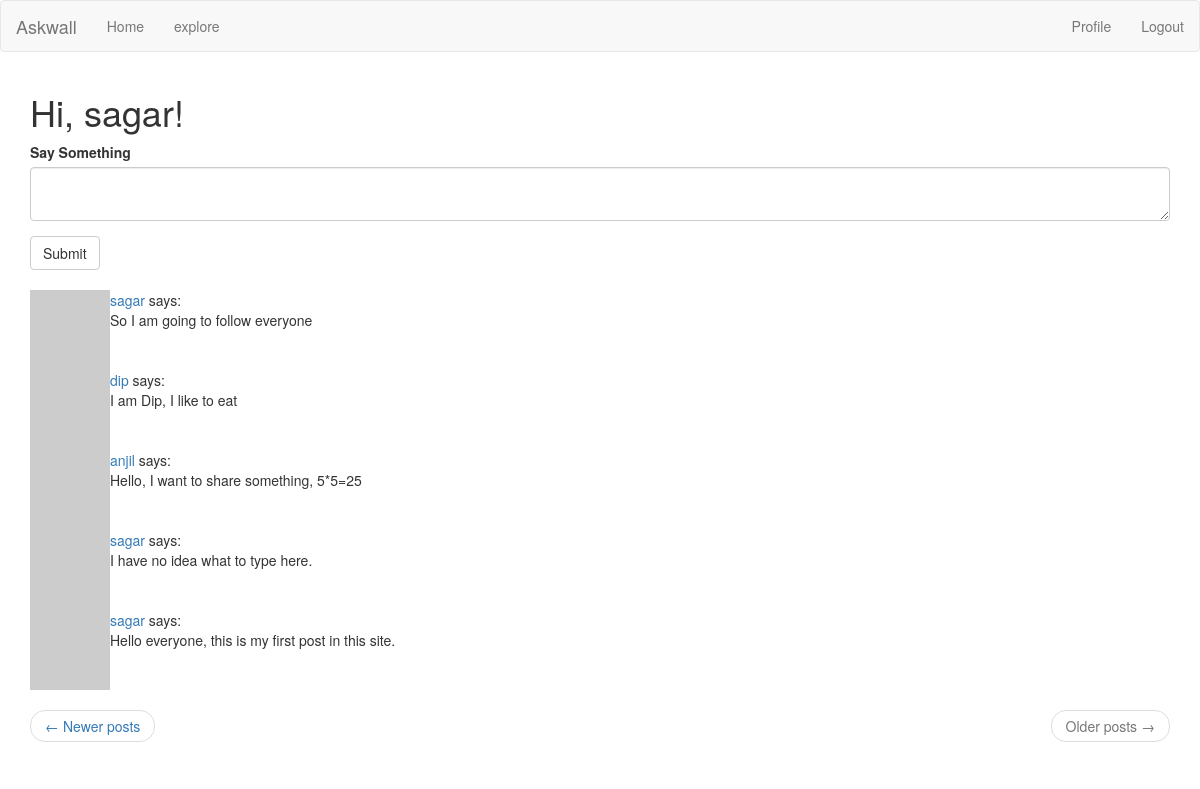
Page /index?page=2 (signed in) on the committed database.
### app/models.py (models this page shows, shortened)
class User(UserMixin, db.Model):
	id = db.Column(db.Integer, primary_key= True)
	username = db.Column(db.String(64), index = True)
	email = db.Column(db.String(120), index = True)
	password_hash = db.Column(db.String(128))
	posts = db.relationship('Post', backref='author', lazy='dynamic')
	about_me = db.Column(db.String(150))
	last_seen = db.Column(db.DateTime, default=datetime.utcnow)
	followed = db.relationship(
		'User', secondary=followers,
		primaryjoin = (followers.c.follower_id == id),
		secondaryjoin = (followers.c.followed_id == id),
		backref = db.backref('followers', lazy='dynamic'), lazy ='dynamic')
	def avatar(self, size):
		digest = md5(self.email.lower().encode('utf-8')).hexdigest()
		return 'http://www.gravatar.com/avatar/{}?d=identicon&s={}'.format(digest, size)
	def followed_posts(self):
		followed = Post.query.join(
			followers, (followers.c.followed_id == Post.user_id)).filter(
			followers.c.follower_id == self.id)
		own = Post.query.filter_by(user_id=self.id)
		return followed.union(own).order_by(Post.timestamp.desc())

class Post(db.Model):
	id = db.Column(db.Integer, primary_key = True)
	body = db.Column(db.String(140))
	timestamp = db.Column(db.DateTime, index= True, default=datetime.utcnow)
	user_id = db.Column(db.Integer, db.ForeignKey('user.id'))

### app/routes.py (the view)
@app.route('/', methods=['GET', 'POST'])
@app.route('/index', methods=['GET', 'POST'])
@login_required
def index():
	form = PostForm()
	if form.validate_on_submit():
		post = Post(body=form.post.data, author=current_user)
		db.session.add(post)
		db.session.commit()
		flash('Your post is now live')
		return redirect(url_for('index'))
	page = request.args.get('page', 1, type=int)
	posts = current_user.followed_posts().paginate(
		page, app.config['POSTS_PER_PAGE'], False)
	next_url = url_for('index', page=posts.next_num) if posts.has_next else None
	prev_url = url_for('index', page = posts.prev_num) if posts.has_prev else None
	return render_template('index.html', title = 'Home', form=form, posts=posts.items, next_url=next_url, prev_url = prev_url)

### app/forms.py
class PostForm(FlaskForm):
	post = TextAreaField("Say Something", validators = [
		DataRequired(), Length(min=1, max=140)])
	submit= SubmitField('Submit')

### app/models.py (called while the page is built)
@login.user_loader
def load_user(id):
	return User.query.get(int(id))

### app/routes.py (called while the page is built)
@app.before_request
def before_request():
	if current_user.is_authenticated:
		current_user.last_seen = datetime.utcnow()
		db.session.commit()

### app/templates/index.html
{% extends "base.html" %}
{% import 'bootstrap/wtf.html' as wtf %}
{% block app_content %}
    <h1>Hi, {{ current_user.username }}!</h1>
    {% if form %}
    {{ wtf.quick_form(form) }}
    <br>
    {% endif %}
    {% for post in posts %}
        {% include '_post.html' %}
    {% endfor %}
    <nav aria-label="...">
        <ul class="pager">
            <li class="previous{% if not prev_url %} disabled{% endif %}">
                <a href="{{ prev_url or '#' }}">
                    <span aria-hidden="true">&larr;</span> Newer posts
                </a>
            </li>
            <li class="next{% if not next_url %} disabled{% endif %}">
                <a href="{{ next_url or '#' }}">
                    Older posts <span aria-hidden="true">&rarr;</span>
                </a>
            </li>
        </ul>
    </nav>
{% endblock %}

### app/templates/_post.html (shortened to what this page needs)
<table>
    <tr valign="top">
        <td><img src="{{ post.author.avatar(36) }}"></td>
        <td><a href="{{ url_for('user', username=post.author.username) }}">{{ post.author.username }}</a> says:<br>{{ post.body }}</td>
    </tr>
</table>

### rows in the picture
User: username "sagar"
Post: author.username "sagar", body "So I am going to follow everyone"
Post: author.username "dip", body "I am Dip, I like to eat"
Post: author.username "anjil", body "Hello, I want to share something, 5*5=25"
Post: author.username "sagar", body "I have no idea what to type here."
Post: author.username "sagar", body "Hello everyone, this is my first post in this site."
